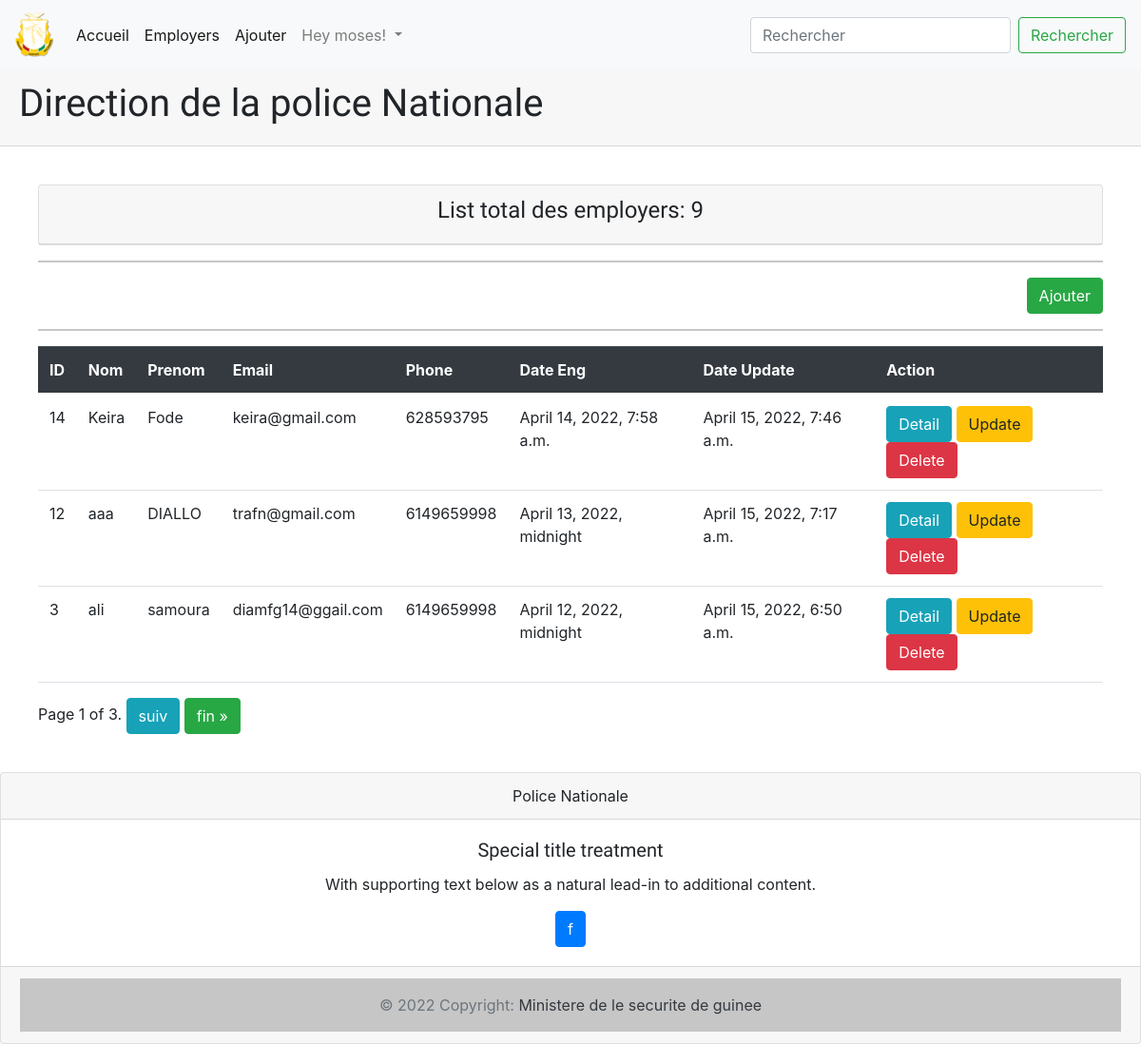
/employers-list (signed in), run on the app's committed database.
### employers/models.py (models this page shows, shortened)
class Employers(models.Model):
    firstname = models.CharField(max_length=250)
    lastname = models.CharField(max_length=250)
    email = models.EmailField()
    status = models.CharField(max_length=60,
                              choices=choice,
                              default='1'
                              )
    matricule = models.CharField(max_length=350, null=True)
    phone = models.CharField(max_length=50)
    image = models.ImageField(upload_to='images')
    registrationDate = models.DateTimeField(auto_now_add=True)
    date_updated = models.DateTimeField(auto_now=True)

### employers/views.py (the view)
# urls.py: path('employers-list', views.EmployerList, name='employers-list'),
def EmployerList(request):
    employers = Employers.objects.all().order_by("firstname")
    count = employers.count()
    paginator = Paginator(employers, 3)
    page_number = request.GET.get('page')
    page_obj = paginator.get_page(page_number)
    return render(request, "employers-list.html", {'employers': employers,
                                                   'count': count,
                                                   'page_obj': page_obj
                                                   })

### employers/templates/employers-list.html (shortened to what this page needs)
{% extends "base.html" %} {% block content %} {% if user.is_authenticated %}
<div class="card-body">
  <div class="card">
    <div class="card-header">
      <h4 class="text-center">List total des employers: {{count}}</h4>
    </div>
  </div>
  <hr />
  <div class="text-right">
    <a type="button" class="btn btn-success" href="{%url 'employer-create' %}"
      >Ajouter</a
    >
  </div>
  <hr />
  <div class="table-responsive">
    <table class="table">
      <thead class="thead-dark">
        <tr>
          <th scope="col">ID</th>
          <th scope="col">Nom</th>
          <th scope="col">Prenom</th>
          <th scope="col">Email</th>
          <th scope="col">Phone</th>
          <th scope="col">Date Eng</th>
          <th scope="col">Date Update</th>
          <th scope="col">Action</th>
        </tr>
      </thead>
      <tbody>
        {% for employers in page_obj %}
        <tr>
          <td>{{ employers.pk }}</td>
          <td>{{ employers.firstname }}</td>
          <td>{{ employers.lastname }}</td>
          <td>{{ employers.email }}</td>
          <td>{{ employers.phone }}</td>
          <td>{{ employers.registrationDate }}</td>
          <td>{{ employers.date_updated }}</td>
          <td>
            <a
              type="button"
              class="btn btn-info"
              href="/employer-detail/{{ employers.pk }}"
              >Detail</a
            >
            <a
              type="button"
              class="btn btn-warning"
              href="/employer-update/{{ employers.pk }}"
              >Update</a
            >
            {% if perms.auth.delete_user %}
            <a
              type="button"
              class="btn btn-danger"
              href="/employer-delete/{{ employers.id }}"
              >Delete</a
            >
            {% endif %}
          </td>
        </tr>
        {% endfor %}
      </tbody>
    </table>
  </div>
  <div class="pagination">
    <span class="step-links">
      <span class="current">
        Page {{ page_obj.number }} of {{ page_obj.paginator.num_pages }}.
      </span>
      {% if page_obj.has_next %}
      <a
        type="button"
        class="btn btn-info"
        href="?page={{ page_obj.next_page_number }}"
        >suiv</a
      >
      <a
        type="button"
        class="btn btn-success"
        href="?page={{ page_obj.paginator.num_pages }}"
        >fin &raquo;</a
      >
      {% endif %}
    </span>
  </div>
</div>
{% else %}
<p>Vous n'etes pas connecter</p>
<a class="btn btn-outline-primary" href="{% url 'login' %}">Connecter ici</a>
{% endif %}
{% endblock %}

### employers/templates/base.html (shortened to what this page needs)
{% load static %}
<!DOCTYPE html>
<html lang="en">
  <head>
    <link href="{% static 'assets/vendor/aos/aos.css' %}" rel="stylesheet" />
    <link
      href="{% static 'assets/vendor/bootstrap/css/bootstrap.min.css' %}"
      rel="stylesheet"
    />
    <link
      href="{% static 'assets/vendor/bootstrap-icons/bootstrap-icons.css' %}"
      rel="stylesheet"
    />
    <link
      href="{% static 'assets/vendor/boxicons/css/boxicons.min.css' %}"
      rel="stylesheet"
    />
    <link
      href="{% static 'assets/vendor/glightbox/css/glightbox.min.css' %}"
      rel="stylesheet"
    />
    <link
      href="{% static 'assets/vendor/swiper/swiper-bundle.min.css' %}"
      rel="stylesheet"
    />
    <link href="{% static 'assets/css/style.css'%}" rel="stylesheet" />
    <link
      rel="stylesheet"
      href="https://stackpath.bootstrapcdn.com/bootstrap/4.5.0/css/bootstrap.min.css"
    />
  </head>
  <body>
    <nav class="navbar navbar-expand-lg navbar-light bg-light">
      <a class="navbar-brand" href="{% url 'index' %}"
        ><img src="{% static 'assets/img/logo.png' %}" alt="" title=""
      /></a>
      <div class="collapse navbar-collapse" id="navbarSupportedContent">
        <ul class="navbar-nav mr-auto">
          {% if user.is_authenticated %}
          <li class="nav-item active">
            <a class="nav-link" href="{% url 'employers-list' %}"
              >Accueil <span class="sr-only">(current)</span></a
            >
          </li>
          <li class="nav-item">
            <a class="nav-link active" href="{% url 'employers-list' %}"
              >Employers</a
            >
          </li>
          <li class="nav-item">
            <a class="nav-link active" href="{% url 'employer-create' %}"
              >Ajouter</a
            >
          </li>
          <li class="nav-item dropdown">
            <a
              class="nav-link dropdown-toggle"
              href="#"
              id="navbarDropdown"
              role="button"
              data-toggle="dropdown"
              aria-haspopup="true"
              aria-expanded="false"
            >
              Hey {{user.username}}!
            </a>
          </li>
          {% endif %}
        </ul>
        <form
          class="form-inline my-2 my-lg-0"
          action="{% url 'employers-search' %}"
        >
          <input
            class="form-control mr-sm-2"
            type="search"
            placeholder="Rechercher"
            aria-label="Search"
            name="search"
          />
          <button class="btn btn-outline-success my-2 my-sm-0" type="submit">
            Rechercher
          </button>
        </form>
      </div>
    </nav>
    <div class="card-header">
      <h1>Direction de la police Nationale</h1>
    </div>
    <div class="card-body">{% block content %} {% endblock %}</div>
    <div class="card text-center">
      <div class="card-header">Police Nationale</div>
      <div class="card-body">
        <h5 class="card-title">Special title treatment</h5>
        <p class="card-text">
          With supporting text below as a natural lead-in to additional content.
        </p>
        <a href="#" class="btn btn-primary">f</a>
      </div>
      <div class="card-footer text-muted">
        <div
          class="text-center p-3"
          style="background-color: rgba(0, 0, 0, 0.2)"
        >
          © 2022 Copyright:
          <a class="text-dark" href="https://meanc.com/"
            >Ministere de le securite de guinee</a
          >
        </div>
      </div>
    </div>
  </body>
</html>

### employers/static/assets/css/style.css (style rules this page uses)
body { font-family: "Open Sans", sans-serif; color: #272829; background-image: url("https://www.transparenttextures.com/patterns/cubes.png"); }
a { color: #0563bb; text-decoration: none; }
h1, h2, h3, h4, h5, h6 { font-family: "Raleway", sans-serif; }

### data on the page
Employers: pk "14", firstname "Keira", lastname "Fode", email "keira@gmail.com", phone "628593795", registrationDate "April 14, 2022, 7:58 a.m.", date_updated "April 15, 2022, 7:46 a.m."
Employers: pk "12", firstname "aaa", lastname "DIALLO", email "trafn@gmail.com", phone "6149659998", registrationDate "April 13, 2022, midnight", date_updated "April 15, 2022, 7:17 a.m."
Employers: pk "3", firstname "ali", lastname "samoura", email "diamfg14@ggail.com", phone "6149659998", registrationDate "April 12, 2022, midnight", date_updated "April 15, 2022, 6:50 a.m."

### other printed values
{{ user.username }} "moses"
{{ count }} "9"
{{ page_obj.number }} "1"
{{ page_obj.paginator.num_pages }} "3"
